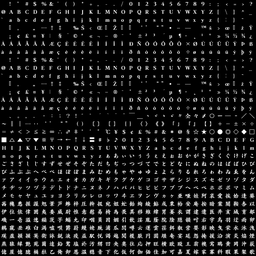
#> input picture tools/font_page_refs/p0_ascii.png, 256 x 256 px
$ python -i auto_font_import.py   (imports and definitions only)
#> lines starting #> are read from the running program, lines starting #| are printed output that depends on the picture
#!/usr/bin/env python
"""Auto-detect Vita3K font texture hashes and create Korean import textures.
Run this AFTER the game has started (textures exported) but BEFORE dialogue.

Safety: only touches font-specific imports, never deletes HD pack textures."""

import json, os, sys, time, platform, numpy as np
from PIL import Image, ImageFont, ImageDraw

sys.path.insert(0, os.path.dirname(os.path.abspath(__file__)))
import font_mapping


def _default_vita3k_root():
    sysname = platform.system()
    if sysname == "Darwin":
        return os.path.expanduser("~/Library/Application Support/Vita3K/Vita3K")
    if sysname == "Linux":
        return os.path.expanduser("~/.local/share/Vita3K/Vita3K")
    return "C:/game/vita3k"


def _default_hd_pack_dir():
    sysname = platform.system()
    if sysname == "Darwin":
        return os.path.expanduser("~/Downloads/Muramasa Complete 2.0/PCSE00240/Best")
    if sysname == "Linux":
        return os.path.expanduser("~/Downloads/Muramasa Complete 2.0/PCSE00240/Best")
    return "C:/Users/taro1/Downloads/Muramasa Complete 2.0/PCSE00240/Best"


VITA3K_ROOT = os.environ.get("VITA3K_ROOT", _default_vita3k_root())
EXPORT_DIR = os.environ.get("VITA3K_EXPORT_DIR", os.path.join(VITA3K_ROOT, "textures", "export", "PCSE00240"))
IMPORT_DIR = os.environ.get("VITA3K_IMPORT_DIR", os.path.join(VITA3K_ROOT, "textures", "import", "PCSE00240"))
HD_PACK_DIR = os.environ.get("HD_PACK_DIR", _default_hd_pack_dir())

# Glyph outline: 1.5px solid black stroke (alpha=255). Since PIL only
# accepts integer stroke widths, fractional strokes are rendered via 2x
# supersampling (glyph drawn at 2x with stroke=3, then LANCZOS-downsampled to
# the target cell size). 1.5px sits between the too-thick 2px and too-thin 1px
# in small-cell rendering. Body kept at 20pt (Hangul) / 16pt (ASCII).
# NOTE: the outline applies ONLY to RIDIBatang body/dialogue fonts. Menu fonts
# rendered in Griun (MENU_FONT_HASHES) get no outline — see create_korean_import.
STROKE_WIDTH = 1.5
STROKE_FILL = (0, 0, 0, 255)

KR_BODY_PT = 20
ASCII_BODY_PT = 16
MENU_FONT_HASHES = {"A8E6FDD162258699"}
MENU_FONT_PATH = os.path.join(os.path.dirname(os.path.abspath(__file__)), '..',
                              'fonts', 'Griun_PolSensibility-Rg.ttf')
MENU_STROKE_WIDTH = 0
MENU_KR_BODY_PT = 20
MENU_ASCII_BODY_PT = 18
# 메뉴 폰트는 ASCII 오버플로(960+: '!','?',숫자 등 NMS 텍스트용)는 한글과 함께
# 그리되, 런타임 경로(192+code)와 풀와이드(448+) 오버레이는 보존한다. 상점 가격
# 숫자가 192+code 런타임 글리프로 렌더되므로 그 경로만 원본 글리프를 남긴다.
# (과거엔 ASCII 오버플로까지 통째로 보존해 '!'(0x8EE6) 등이 원본 한자 取로 보였다 — 이슈 #14)
MENU_PRESERVE_RUNTIME_HASHES = {"A8E6FDD162258699"}

_FONT_CACHE = {}

# [48 lines left out: functions _get_font, draw_centered_glyph, not called in this run]

# File to track which imports are font textures (so we only clean those)
FONT_HASH_RECORD = os.path.join(os.path.dirname(os.path.abspath(__file__)), ".font_hashes.json")


# [84 lines left out: functions sjis_to_cell, load_hd_hashes, load_old_font_hashes, save_font_hashes, is_font_grid, not called in this run]


_PAGE_REFS = None
def _load_page_refs():
    global _PAGE_REFS
    if _PAGE_REFS is None:
        refdir = os.path.join(os.path.dirname(os.path.abspath(__file__)), "font_page_refs")
        _PAGE_REFS = {}
        for name in ('p0_ascii', 'p1_ha', 'p2_ju', 'p3_sun'):
            p = os.path.join(refdir, name + '.png')
            if os.path.exists(p):
                _PAGE_REFS[name] = np.array(Image.open(p).convert('L'), dtype=float)
    return _PAGE_REFS


def detect_page_base(export_path):
    """Identify which SJIS font page a KANJI texture is, return its linear cell base.

    The game splits kanji glyphs across multiple 1024-cell font pages:
      Page0 河(0x89CD) base=1644, Page1 重(0x8F64) base=2668, Page2 隼(0x94B9) base=3692.
    Matched by full-image NCC against tools/font_page_refs/. ASCII or ambiguous
    falls back to 1644 (Page0 behaviour) so legacy HD/ASCII handling is unchanged.
    """
    refs = _load_page_refs()
#> refs = 4 items
    if not refs:
        return 1644
    im = Image.open(export_path).convert('RGBA')
    bg = Image.new('RGBA', im.size, (0, 0, 0, 255))
    L = np.array(Image.alpha_composite(bg, im).convert('L').resize((256, 256), Image.LANCZOS), dtype=float)

    def _ncc(a, b):
        a = a - a.mean(); b = b - b.mean()
        d = np.sqrt((a * a).sum() * (b * b).sum())
#> d = 145186702.6
        return float((a * b).sum() / d) if d else 0.0

    sc = {k: _ncc(L, v) for k, v in refs.items()}
#> in _ncc (call 2), `b = b - b.mean()`:
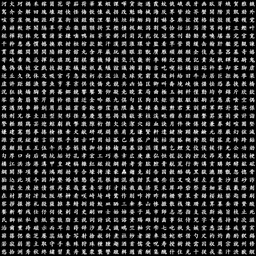
#> b: shape (256, 256) float64; min -42.64, max 206.4, mean 0; drawn with min black and max white
#> in _ncc (call 2), `d = np.sqrt((a * a).sum() * (b * b).sum())`: d = 190259423.8
#> in _ncc (call 3), `b = b - b.mean()`:
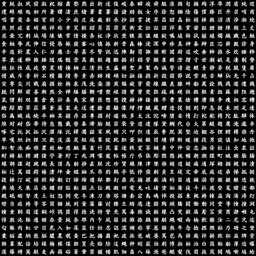
#> b: shape (256, 256) float64; min -42.82, max 200.2, mean 0; drawn with min black and max white
#> in _ncc (call 3), `d = np.sqrt((a * a).sum() * (b * b).sum())`: d = 189776881.5
#> in _ncc (call 4), `b = b - b.mean()`:
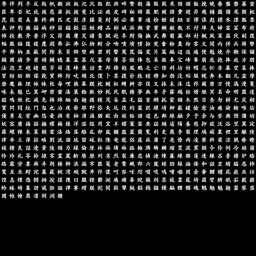
#> b: shape (256, 256) float64; min -32.48, max 216.5, mean 0; drawn with min black and max white
#> in _ncc (call 4), `d = np.sqrt((a * a).sum() * (b * b).sum())`: d = 175676950
#> sc = {'p0_ascii': 1, 'p1_ha': 0.576, 'p2_ju': 0.576, 'p3_sun': 0.283}
    best = max(sc, key=sc.get)
#> best = 'p0_ascii'
    return {'p1_ha': 1644, 'p2_ju': 2668, 'p3_sun': 3692}.get(best, 1644)


# [208 lines left out: functions find_font_textures, create_korean_import, not called in this run]

# [66 lines not run here, left out]

>>> result = detect_page_base('font_page_refs/p0_ascii.png')
#> result = 1644
